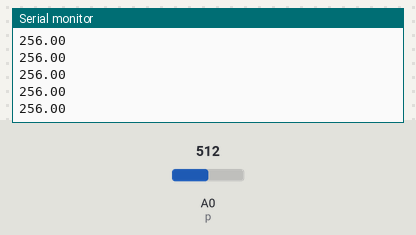
Simulated run of this sketch. Board: Arduino Uno, built with avr-gcc and run on an emulated ATmega328P. Parts: the last lines printed to the serial monitor. Inputs (shaded band) come from the test bench; at power-on: A0 (p) = 512.

Above: at 1.2 s.
1.3 s: A0 (p) set to 716
At 1.32 s:
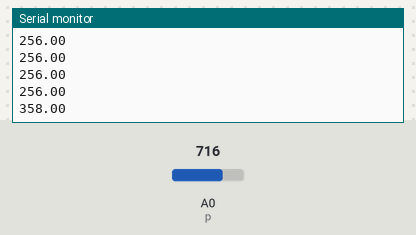
2.8 s: A0 (p) set to 900
At 2.84 s:
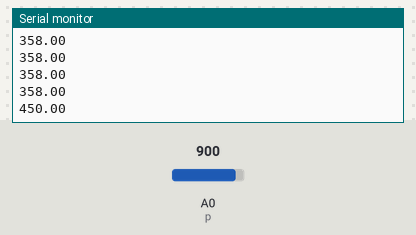
Timing chart, 0 to 5.8 s (numbered marks = the images above; inputs shaded):
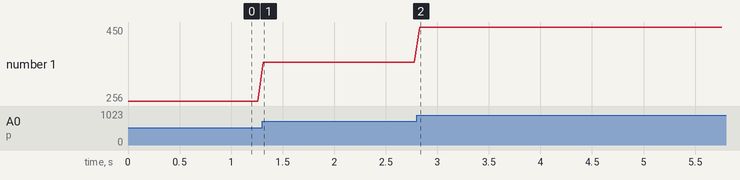

Measured:
- after the input at 1.3 s, the serial monitor: prints a new line at once (image 1)
- after the input at 2.8 s, the serial monitor: prints a new line at once (image 2)
- plotted number 1: 256 → 358 after the input at 1.3 s, 358 → 450 after the input at 2.8 s

The sketch:

analogTest.ino
```cpp
/******************************************************************************
SoftPot_Example.ino
Example sketch for SparkFun's soft membrane potentiometer
  (https://www.sparkfun.com/products/8680)
Jim Lindblom @ SparkFun Electronics
April 28, 2016

- Connect the softpot's outside pins to 5V and GND (the outer pin with an arrow
indicator should be connected to GND).
- Connect the middle pin to A0.

As the voltage output of the softpot changes, a line graph printed to the
serial monitor should match the wiper's position.

Development environment specifics:
Arduino 1.6.7
******************************************************************************/
const int p = A0; // Pin connected to softpot wiper
int state = 0;
int lastVal = 0;
int num = 2;
int baseVal = 0;
int curVal = 0;
float aveVal = 0;

void setup()
{
  Serial.begin(115200);
  pinMode(p, INPUT);
  pinMode(0, OUTPUT);
  baseVal = analogRead(p);
}

void loop()
{
  /*Serial.println(String(curVal));
  if (curVal - lastVal > 30){
    digitalWrite(0, (state) ? HIGH : LOW);
    state = !state;
  };*/
  curVal = 0;
  aveVal = 0;
  for(int i = 1; i < num; ++i)
  {
    curVal += analogRead(p);
    delay(2);
  }
  aveVal = curVal/(num);
  Serial.println(String(aveVal));
  /*curVal /= num;
  if (curVal - baseVal > 25){
    digitalWrite(0, (state) ? HIGH : LOW);
    state = !state;
  };*/
  //Serial.println(String(curVal));
  delay(50);
}
```
